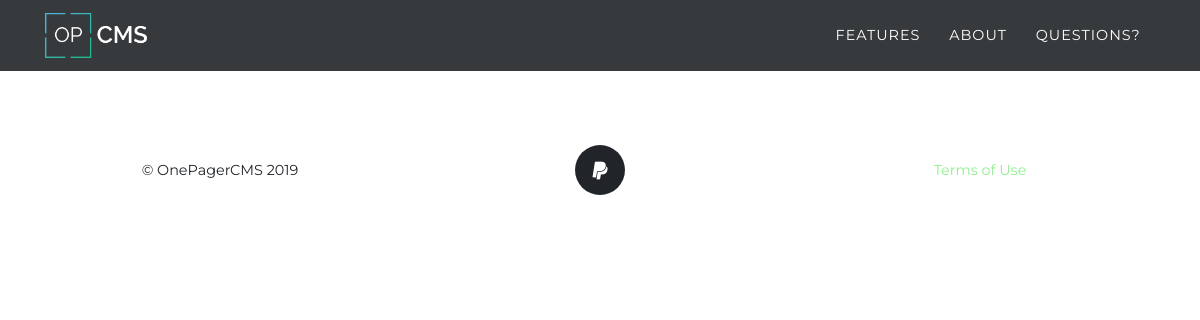
/pages/additionalpage.php, run on the app's committed database.
### tables this page shows
CREATE TABLE settings
(
    id int PRIMARY KEY,
    setting VARCHAR(255),
    value TEXT
);

CREATE TABLE footer
(
    fid int PRIMARY KEY,
    custom TEXT,
    facebook_page VARCHAR(50),
    twitter_page VARCHAR(50),
    linkedin_page VARCHAR(50),
    custom_page varchar(100),
    copyright boolean
, custom_icon VARCHAR(30) NULL);

CREATE TABLE additionalPages
(
    id int PRIMARY KEY,
    title VARCHAR(40),
    content TEXT,
    showInFooter boolean
);

### database/connect.php (called while the page is built, shortened)
<?php
$datenbank = "../database/SQLiteDatabase.db";
?>

### database/SQLSettingActions.php (called while the page is built, shortened)
<?php
class SQLSettingActions
{
    public function getSettingValue($setting)
    {
        include '../database/connect.php';
        try {
            $select = $db->prepare('SELECT value FROM settings WHERE setting = :setting;');
            $select->bindValue(':setting', $setting);
            $select->execute();
            $value = $select->fetch();
            return $value[0];
        } catch (Exception $exception) {
            echo 'Something went wrong: ' . $exception->getMessage();
        }
    }
}

### database/SQLAdditionalPagesActions.php (called while the page is built, shortened)
<?php
class SQLAdditionalPagesActions
{
    public function getAllFooterPages()
    {
        include '../database/connect.php';
        try {
            $pages = $db->prepare('select * from additionalPages where showInFooter=:showInFooter ORDER BY title');
            $pages->bindValue(':showInFooter', 'on');
            $pages->execute();
            $all = $pages->fetchAll();
            return $all;
        } catch (Exception $exception) {
            echo 'Something went wrong: ' . $exception->getMessage();
        }
    }
}

### pages/additionalpage.php (the view, shortened to what this page needs)
<!DOCTYPE html>
<html lang="de">
<?php
include_once '../database/SQLAdditionalPagesActions.php';
include_once '../database/SQLSectionActions.php';
include_once '../database/SQLFooterActions.php';
$sectionactions = new SQLSectionActions();
$footeractions = new SQLFooterActions();
require_once "inc/head.php";
?>
<body id="page-top">
<?php $sectionactions->showNavigation() ?>
<?php $footeractions->showFooter() ?>
</body>
</html>

### database/SQLSectionActions.php (shortened to what this page needs)
<?php
include "../database/Contact.php";
include "../database/SQLSettingActions.php";
class SQLSectionActions implements ISectionActions
{
    public function getAllSections()
    {
        $secation_array = array();
        include '../database/connect.php';
        $prepare = $db->prepare('select * from sections order by position');
        $prepare->execute();
        $r = $prepare->fetchAll();
        foreach ($r as $iValue) {
            if ($iValue[1] === 'standard') {
                $selection = $this->getEntryFromStandardTable($iValue[2]);
                $superid = $this->getSuperIDForStandardEntry($selection[0]['specialid']);
                $standard = new Standard($selection[0][0], $iValue[3], $selection[0][2], $selection[0][3], $selection[0][4], $selection[0][5], $selection[0][6], $superid[0][0], $selection[0]['background']);
                $secation_array[] = $standard;
            }
            if ($iValue[1] === 'icons') {
                $selection = $this->getEntryFromIconsTable($iValue[2]);
                $iconArray = array(
                    $selection[0][6],
                    $selection[0][7],
                    $selection[0][8],
                    $selection[0][9],
                    $selection[0][10],
                    $selection[0][11],
                    $selection[0][12],
                    $selection[0][13],
                );
                $iconHeadlineArray = array(
                    $selection[0][14],
                    $selection[0][15],
                    $selection[0][16],
                    $selection[0][17],
                    $selection[0][18],
                    $selection[0][19],
                    $selection[0][20],
                    $selection[0][21],
                );
                $iconTextArray = array(
                    $selection[0][22],
                    $selection[0][23],
                    $selection[0][24],
                    $selection[0][25],
                    $selection[0][26],
                    $selection[0][27],
                    $selection[0][28],
                    $selection[0][29],
                );
                $superid = $this->getSuperIDForIconsEntry($selection[0]['specialid']);
                $icons = new Icons($selection[0][0], $iValue[3], $selection[0][2], $selection[0][3], $selection[0][4], $selection[0][5], $iconArray, $iconHeadlineArray, $iconTextArray, $superid[0]['id'], $selection[0]['background']);
                $secation_array[] = $icons;
            }
            if ($iValue[1] === 'contact') {
                $prepstandard = $db->prepare('select * from contact where specialid=:specialid');
                $prepstandard->bindValue(':specialid', $iValue[2]);
                $prepstandard->execute();
                $selection = $prepstandard->fetchAll();
                $superid = $this->getSuperIDForContactEntry($selection[0]['specialid']);
                $contact = new Contact($selection[0][0], $iValue[3], $selection[0][2], $selection[0][3], $selection[0][4], $selection[0][5], $selection[0][6], $selection[0][7], $selection[0][8], $selection[0][9], $selection[0][10], $superid[0]['id'], $selection[0]['background'], $selection[0]['receiverMail']);
                $secation_array[] = $contact;
            }
        }
        return $secation_array;
    }
    private function getEntryFromStandardTable($sid)
    {
        include '../database/connect.php';
        $prepstandard = $db->prepare('select * from standard where specialid=:specialid');
        $prepstandard->bindValue(':specialid', $sid);
        $prepstandard->execute();
        $selection = $prepstandard->fetchAll();
        return $selection;
    }
    private function getSuperIDForStandardEntry($sid)
    {
        include '../database/connect.php';
        $prepstandard = $db->prepare('select id from sections where specialid=:specialid AND type=:type');
        $prepstandard->bindValue(':specialid', $sid);
        $prepstandard->bindValue(':type', 'standard');
        $prepstandard->execute();
        $selection = $prepstandard->fetchAll();
        return $selection;
    }
    private function getSuperIDForIconsEntry($sid)
    {
        include '../database/connect.php';
        $prepstandard = $db->prepare('select id from sections where specialid=:specialid AND type=:type');
        $prepstandard->bindValue(':specialid', $sid);
        $prepstandard->bindValue(':type', 'icons');
        $prepstandard->execute();
        $selection = $prepstandard->fetchAll();
        return $selection;
    }
    private function getSuperIDForContactEntry($sid)
    {
        include '../database/connect.php';
        $prepstandard = $db->prepare('select id from sections where specialid=:specialid AND type=:type');
        $prepstandard->bindValue(':specialid', $sid);
        $prepstandard->bindValue(':type', 'contact');
        $prepstandard->execute();
        $selection = $prepstandard->fetchAll();
        return $selection;
    }
    private function getEntryFromIconsTable($sid)
    {
        include '../database/connect.php';
        $prepstandard = $db->prepare('select * from icons where specialid=:specialid');
        $prepstandard->bindValue(':specialid', $sid);
        $prepstandard->execute();
        $selection = $prepstandard->fetchAll();
        return $selection;
    }
    public function showNavigation()
    {
        $settingActions = new SQLSettingActions();
        $titles = $this->getAllTitles();
        $logo = $settingActions->getSettingValue('logo');
        $logoCSS = $settingActions->getSettingValue('logo_css');
        echo '
<nav class="navbar navbar-expand-lg navbar-dark fixed-top" id="mainNav">
    <div class="container">
        <a class="navbar-brand js-scroll-trigger" href="index.php#page-top"><img style=" ' . $logoCSS . '" src="' . $logo . '"></a>
        <button class="navbar-toggler navbar-toggler-right" type="button" data-toggle="collapse" data-target="#navbarResponsive" aria-controls="navbarResponsive" aria-expanded="false" aria-label="Toggle navigation">
            Menu
            <i class="fas fa-bars"></i>
        </button>
        <div class="collapse navbar-collapse" id="navbarResponsive">
            <ul class="navbar-nav text-uppercase ml-auto">';
        foreach ($titles as $iValue) {
            echo '<li class="nav-item">
                    <a class="nav-link js-scroll-trigger" href="index.php#' . $iValue . '">' . $iValue . '</a>
                </li>';
        }
        echo '</ul>
        </div>
    </div>
</nav>';
    }
    public function getAllTitles(): array
    {
        $titleArray = Array();
        $allSections = $this->getAllSections();
        foreach ($allSections as $iValue) {
            $titleArray[] = $iValue->getTitle();
        }
        return $titleArray;
    }
}

### database/SQLFooterActions.php (shortened to what this page needs)
<?php
class SQLFooterActions
{
    public function showFooter()
    {
        echo "
        <footer class=\"footer\">
    <div class=\"container\">
        <div class=\"row align-items-center\">
            <div class=\"col-md-4\">";
        echo ($this->getFooterEntry('copyright')) ? "<span class=\"copyright\">&copy; OnePagerCMS 2019</span>" : "";
        echo "
            </div>
            <div class=\"col-md-4\">
                <ul class=\"list-inline social-buttons\">";
        echo (strlen($this->getFooterEntry("custom_icon")) > 0 && strlen($this->getFooterEntry("custom_page")) > 0) ? "
                    <li class=\"list-inline-item\">
                        <a target='_blank' href=\"" . $this->getFooterEntry("custom_page") . "\">
                            <i class=\"" . $this->getFooterEntry('custom_icon') . "\" ></i>
                        </a>
                    </li>" : "";
        echo "
                </ul>
            </div>
            <div class=\"col-md-4\">
                <ul class=\"list-inline quicklinks\">
                ";
        include_once "../database/SQLAdditionalPagesActions.php";
        $pagesActions = new SQLAdditionalPagesActions();
        $footerPages = $pagesActions->getAllFooterPages();
        for ($i = 0; $i < sizeof($footerPages); $i++) {
            echo "
            <li class=\"list-inline-item\">
                <a href=\"additionalpage.php?id=" . $footerPages[$i]['id'] . "\">" . $footerPages[$i]['title'] . "</a>
            </li>
            ";
        }
        echo "
                </ul>
            </div>
        </div>
    </div>";
        echo "</footer>";
    }
    public function getFooterEntry($var)
    {
        include '../database/connect.php';
        try {
            $selval = $db->prepare("SELECT $var FROM footer WHERE fid =:fid;");
            $selval->bindValue(':fid', 0);
            $selval->execute();
            $val = $selval->fetch();
            return $val[$var];
        } catch (Exception $exception) {
            echo 'Something went wrong: ' . $exception->getMessage();
        }
    }
}

### data on the page
settings: value (picture)
additionalpages: title "Terms of Use"

### other printed values
$iValue "FEATURES"
$iValue "ABOUT"
$iValue "QUESTIONS?"
